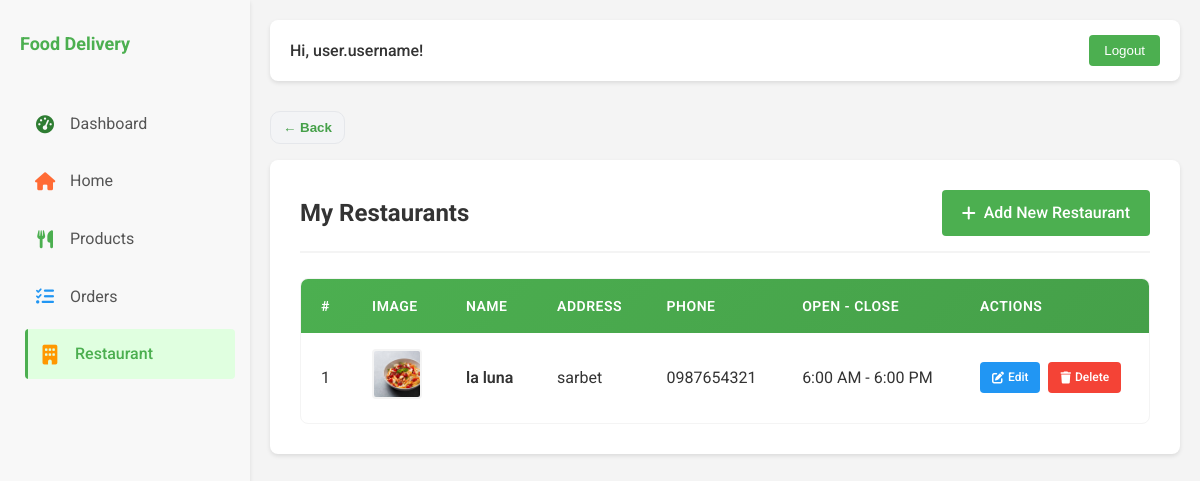
The page /seller/restaurants/ (signed in) on the database as committed earlier.
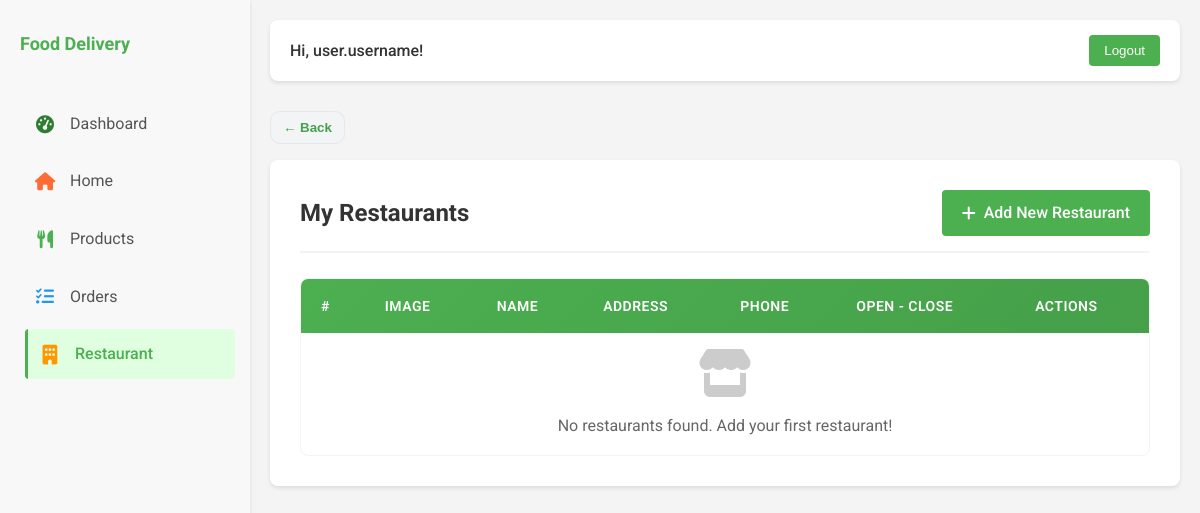
The same page on the database as committed later.
### deliveryApp/models.py (models this page shows, shortened)
class Restaurant(models.Model):
    name = models.CharField(max_length=200)
    address = models.CharField(max_length=200)
    discription = models.TextField()
    phone_number = models.CharField(max_length=15, blank=True, null=True)
    image = models.ImageField(upload_to='restaurants/', blank=True, null=True)
    open_time = models.TimeField()
    close_time = models.TimeField()
    created_at = models.DateTimeField(auto_now_add=True)
    added_by = models.ForeignKey(User, on_delete=models.CASCADE, null=True, blank=True)

### deliveryApp/views.py (the view)
# urls.py: path('seller/restaurants/', restaurant_list, name='seller_restaurants'),
@login_required
def restaurant_list(request):
    restaurants = Restaurant.objects.filter(added_by=request.user).order_by("-created_at")
    return render(request, "seller/restaurant_list.html", {"restaurants": restaurants})

### deliveryApp/templates/seller/restaurant_list.html
{% extends './base.html' %}
{% block content %}
<div class="unified-container">
    <div class="unified-header">
        <h2>My Restaurants</h2>
        <a href="{% url 'add_Restaurant' %}" class="add-new-btn">
            <i class="fas fa-plus"></i> Add New Restaurant
        </a>
    </div>
    <div class="unified-table-wrapper">
        <table class="unified-table">
            <thead>
                <tr>
                    <th>#</th>
                    <th>Image</th>
                    <th>Name</th>
                    <th>Address</th>
                    <th>Phone</th>
                    <th>Open - Close</th>
                    <th>Actions</th>
                </tr>
            </thead>
            <tbody>
                {% for restaurant in restaurants %}
                <tr>
                    <td>{{ forloop.counter }}</td>
                    <td>
                        <img src="{{ restaurant.image.url }}" alt="restaurant image" class="thumb">
                    </td>
                    <td class="item-name">{{ restaurant.name }}</td>
                    <td>{{ restaurant.address }}</td>
                    <td>{{ restaurant.phone_number }}</td>
                    <td>{{ restaurant.open_time|time:"g:i A" }} - {{ restaurant.close_time|time:"g:i A" }}</td>
                    <td>
                        <div class="action-buttons">
                            <a href="{% url 'edit_restaurant' restaurant.id %}" class="btn-edit">
                                <i class="fas fa-edit"></i> Edit
                            </a>
                            <a href="{% url 'delete_restaurant' restaurant.id %}" class="btn-delete" onclick="return confirm('Are you sure you want to delete this restaurant?');">
                                <i class="fas fa-trash"></i> Delete
                            </a>
                        </div>
                    </td>
                </tr>
                {% empty %}
                <tr>
                    <td colspan="7" class="empty-state">
                        <i class="fas fa-store"></i>
                        <p>No restaurants found. Add your first restaurant!</p>
                    </td>
                </tr>
                {% endfor %}
            </tbody>
        </table>
    </div>
</div>
{% endblock %}

### deliveryApp/templates/seller/base.html (shortened to what this page needs)
{% load static %}
<!DOCTYPE html>
<html lang="en">
<head>
    <link rel="stylesheet" href="{% static 'seller.css' %}">
     <link rel="stylesheet" href="https://cdnjs.cloudflare.com/ajax/libs/font-awesome/6.0.0-beta3/css/all.min.css">
</head>
<body>
    <div class="container">
        <aside class="sidebar">
            <div class="logo">
                <span>Food Delivery</span>
            </div>
            <nav class="navigation">
                <ul>
                    <li>
                        <a href="{% url 'seller_dashboard' %}" id="dashboard-link">
                            <i class="fa-solid fa-gauge-high"></i>
                              Dashboard
                        </a>
                    </li>
                    <li>
                        <a href="{% url 'home' %}" id="home-link">
                            <i class="fa-solid fa-house"></i>
                             Home
                        </a>
                    </li>
                    <li>
                        <a href="{% url 'product_list' %}" id="add-product-link">
                            <i class="fa-solid fa-utensils"></i>
                            Products
                        </a>
                    </li>
                    <li class="{% if request.resolver_match.url_name == 'orders' %}active{% endif %}">
                         <a href="{% url 'seller_orders' %}" id="orders-link">
                            <i class="fa-solid fa-list-check"></i>
                            Orders
                        </a>
                    </li>
                    <li class="{% if request.resolver_match.url_name == 'add_Restaurant' %}active{% endif %}">
                        <a href="{% url 'seller_restaurants' %}" id="add-restaurant-link">
                            <i class="fa-solid fa-building"></i>
                            Restaurant
                        </a>
                    </li>
                </ul>
            </nav>
        </aside>
        <main class="main-content">
            <header class="top-bar">
               <p> Hi, {% if user.is_authenticated %}{{ user.frist_name|default:"user.username" }}{% else %}Guest{% endif %}! </p>
                <button class="logout-btn"><a href="{% url 'logout' %}">Logout</a> </button>
            </header>
            <div class="page-actions">
                <button class="btn-back" type="button"
                  onclick="if(history.length>1){history.back()}else{window.location.href='{% url "seller_dashboard" %}'}">← Back
                </button>
            </div>
            <section class="main-section">
                {% block content %}
                {% endblock %}
            </section>
        </main>
    </div>
</body>
</html>

Rows that differ between the two databases and show on the page:
removed Restaurant: image (picture), name "la luna", address "sarbet", phone_number "0987654321", open_time "6:00 AM", close_time "6:00 PM"
Other text that changed with them:
text now shown: "No restaurants found. Add your first restaurant!"
